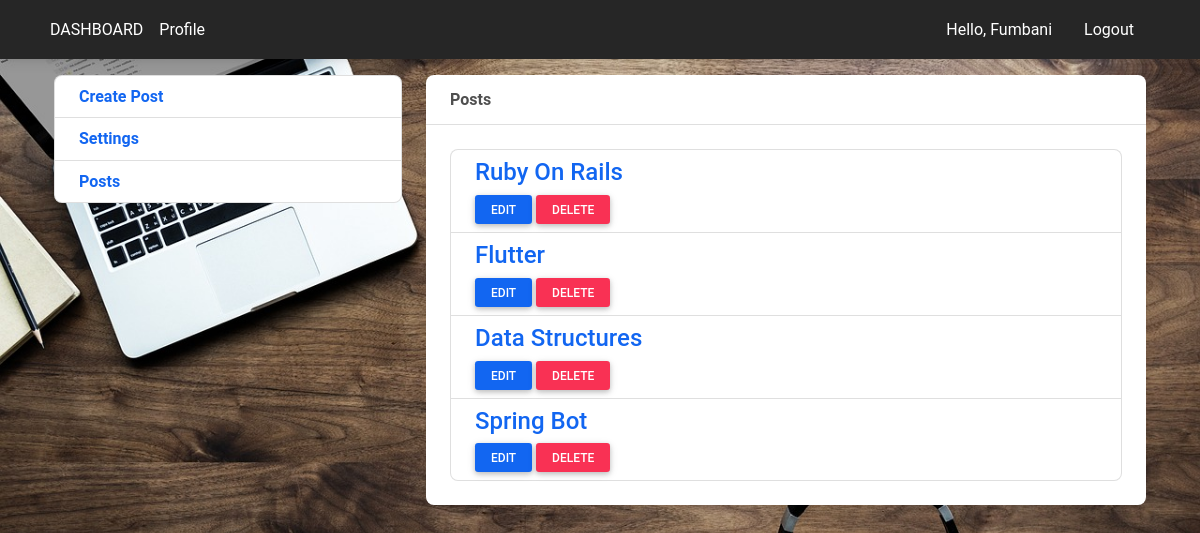
The page /dashboard (signed in) on the database its author committed.
### app/models.py (models this page shows, shortened)
class User(UserMixin, db.Model):
    __tablename__ = 'user'
    id = db.Column(db.Integer(), primary_key=True)
    username = db.Column(db.String(20))
    fullname = db.Column(db.String(64), nullable=True)
    email = db.Column(db.String(255), unique=True)
    about_me = db.Column(db.Text())
    member_since = db.Column(db.DateTime(), default=datetime.utcnow)
    password = db.Column(db.String())
    posts = db.relationship('Post', backref='user', lazy='dynamic')

class Post(db.Model):
    __tablename__ = 'post'
    id = db.Column(db.Integer(), primary_key=True)
    title = db.Column(db.String(64))
    description = db.Column(db.String(255))
    body = db.Column(db.Text)
    date_posted = db.Column(db.DateTime, default=datetime.utcnow())
    user_id = db.Column(db.Integer(), db.ForeignKey('user.id'))
    comments = db.relationship('Comment', backref='post', lazy='dynamic')

### app/views.py (the view)
@app.route('/dashboard')
@login_required
def dashboard():
    posts = Post.query.filter_by(user_id=current_user.id).order_by(Post.date_posted.desc()).all()
    return render_template('authentication/dashboard.html', posts=posts)

### app/__init__.py (called while the page is built)
@login_manager.user_loader
def load_user(user_id):
    return User.query.get(int(user_id))

### app/templates/authentication/dashboard.html (shortened to what this page needs)
{% extends 'layouts/master.html' %}
{% block content %}
    {% if posts|length < 1  %}
        <div class="card card-default">
            <div class="card-header font-weight-bold">Posts</div>
            <div class="card-body">
                <p>You have not created any posts</p>
            </div>
        </div>
    {% else %}
    <div class="card card-default">
        <div class="card-header font-weight-bold">Posts</div>
        <div class="card-body">
            <ul class="list-group">
                {% for post in posts %}
                    <li class="list-group-item"><a href="{{ url_for('post_view', id=post.id) }}"><h4>{{ post.title|title }}</h4></a>
                        <a href="{{ url_for('edit_post', id=post.id) }}" class="btn btn-sm btn-primary">Edit</a>
                        <a href="{{ url_for('confirm', id=post.id) }}" class="btn btn-sm btn-danger">Delete</a>
                    </li>
                {% endfor %}
            </ul>
        </div>
    </div>
    {% endif %}
{% endblock %}

### app/templates/layouts/master.html (shortened to what this page needs)
<!DOCTYPE html>
<html lang="en">
<head>
    <link rel="stylesheet" href="{{ url_for('static', filename='css/mdb.min.css') }}">
</head>
<body style="background-image: url('/static/images/bg-pc.jpg');
             background-repeat: no-repeat;
             background-size: cover;
             background-position: top;
             background-attachment: fixed;">
    <nav class="navbar navbar-expand-lg navbar-dark bg-dark">
      <div class="container">
        <div class="collapse navbar-collapse" id="navbarButtonsExample">
          <ul class="navbar-nav me-auto mb-2 mb-lg-0">
            <li class="nav-item">
              <a class="nav-link text-white" href="{{ url_for('dashboard') }}">DASHBOARD</a>
            </li>
            <li class="nav-item">
              <a class="nav-link text-white" href="{{ url_for('profile') }}">Profile</a>
            </li>
          </ul>
          <div class="d-flex align-items-center">
            <a class="text-white px-3">Hello, {{ current_user.username|title }}</a>
            <a href="{{ url_for('logout') }}" class="decoration-none px-3 me-2 text-white">Logout</a>
          </div>
        </div>
      </div>
    </nav>
    <div class="container mt-3">
        <div class="row justify-content-center">
      <div class="row">
        <div class="col-md-4">
          <ul class="list-group">
              <li class="list-group-item">
                  <a href="{{ url_for('add_post') }}"><strong>Create Post</strong></a>
              </li>
              <li class="list-group-item">
                  <a href=""><strong>Settings</strong></a>
              </li>
              <li class="list-group-item">
                <a href=""><strong>Posts</strong></a>
              </li>
          </ul>
        </div>
            <div class="col-md-8">
              {% block content %}
              {% endblock %}
            </div>
      </div>
    </div>
  </div>
</body>
</html>

### rows shown on the page
User: username "Fumbani"
Post: title "Ruby On Rails"
Post: title "Flutter"
Post: title "Data Structures"
Post: title "Spring Bot"
